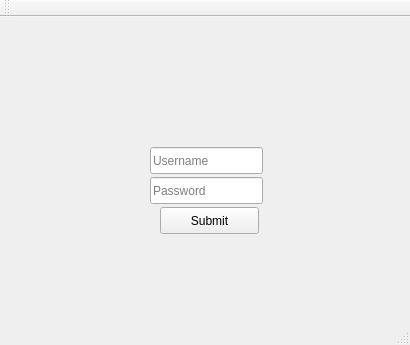
<?xml version="1.0" encoding="UTF-8"?>
<ui version="4.0">
 <class>LoginWindow</class>
 <widget class="QMainWindow" name="LoginWindow">
  <property name="geometry">
   <rect>
    <x>0</x>
    <y>0</y>
    <width>410</width>
    <height>345</height>
   </rect>
  </property>
  <property name="windowTitle">
   <string>LoginWindow</string>
  </property>
  <widget class="QWidget" name="centralWidget">
   <widget class="QLineEdit" name="usernameInput">
    <property name="geometry">
     <rect>
      <x>150</x>
      <y>130</y>
      <width>113</width>
      <height>27</height>
     </rect>
    </property>
    <property name="placeholderText">
     <string>Username</string>
    </property>
   </widget>
   <widget class="QLineEdit" name="passwordInput">
    <property name="geometry">
     <rect>
      <x>150</x>
      <y>160</y>
      <width>113</width>
      <height>27</height>
     </rect>
    </property>
    <property name="toolTipDuration">
     <number>-1</number>
    </property>
    <property name="echoMode">
     <enum>QLineEdit::Password</enum>
    </property>
    <property name="placeholderText">
     <string>Password</string>
    </property>
   </widget>
   <widget class="QPushButton" name="submitButton">
    <property name="geometry">
     <rect>
      <x>160</x>
      <y>190</y>
      <width>99</width>
      <height>27</height>
     </rect>
    </property>
    <property name="text">
     <string>Submit</string>
    </property>
   </widget>
   <widget class="QLabel" name="errorMessage">
    <property name="geometry">
     <rect>
      <x>10</x>
      <y>79</y>
      <width>391</width>
      <height>41</height>
     </rect>
    </property>
    <property name="font">
     <font>
      <weight>75</weight>
      <bold>true</bold>
      <underline>false</underline>
     </font>
    </property>
    <property name="text">
     <string/>
    </property>
    <property name="alignment">
     <set>Qt::AlignCenter</set>
    </property>
   </widget>
  </widget>
  <widget class="QMenuBar" name="menuBar">
   <property name="geometry">
    <rect>
     <x>0</x>
     <y>0</y>
     <width>410</width>
     <height>25</height>
    </rect>
   </property>
  </widget>
  <widget class="QToolBar" name="mainToolBar">
   <attribute name="toolBarArea">
    <enum>TopToolBarArea</enum>
   </attribute>
   <attribute name="toolBarBreak">
    <bool>false</bool>
   </attribute>
  </widget>
  <widget class="QStatusBar" name="statusBar"/>
 </widget>
 <layoutdefault spacing="6" margin="11"/>
 <resources/>
 <connections/>
</ui>
